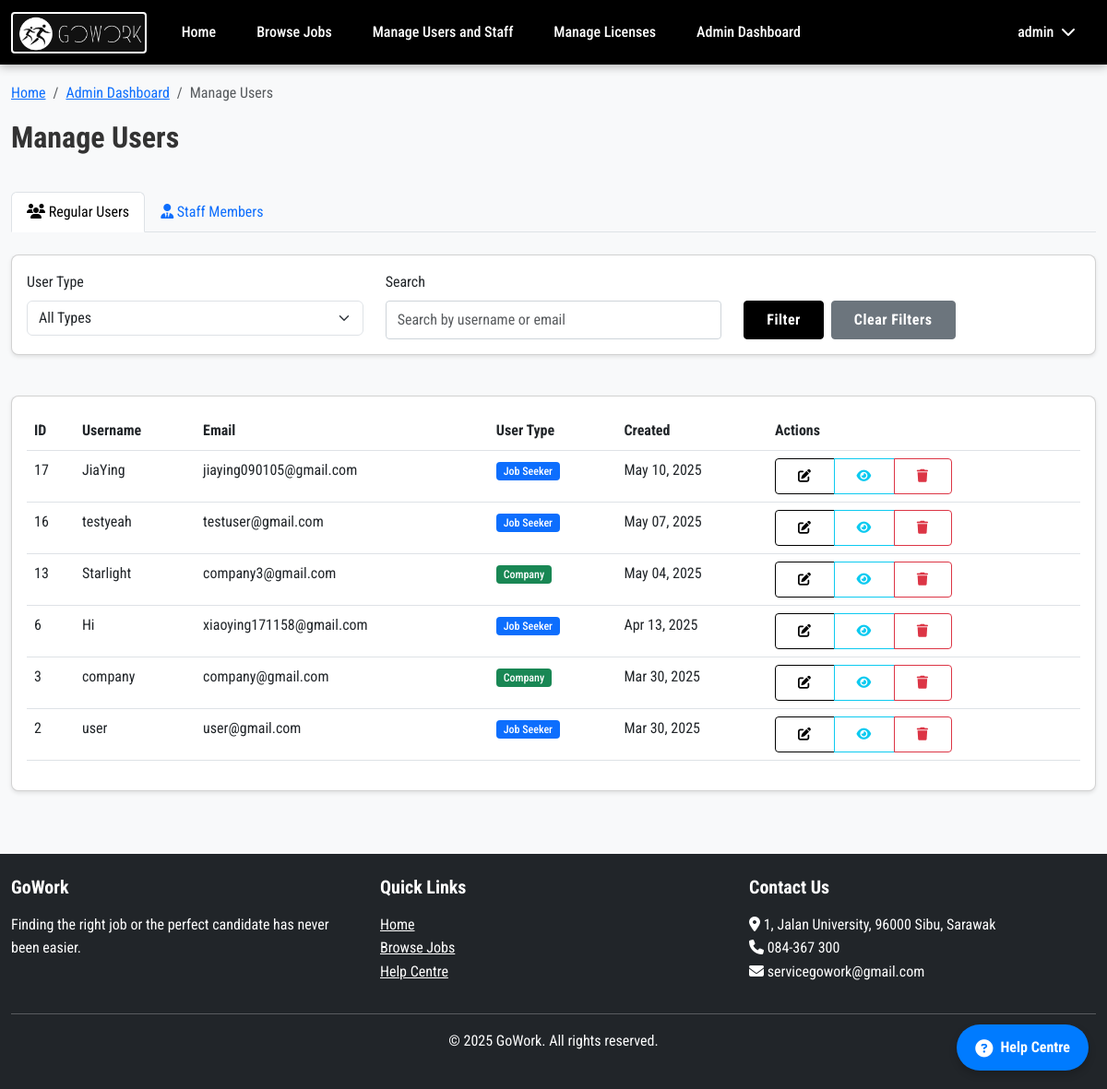
The app's page /pages/admin/users_combined.php (signed in) with its own data.
### tables this page shows
CREATE TABLE `users` (
  `user_id` int(11) NOT NULL,
  `username` varchar(50) NOT NULL,
  `email` varchar(100) NOT NULL,
  `password` varchar(255) NOT NULL,
  `profile_picture` varchar(255) DEFAULT NULL,
  `user_type` int(11) NOT NULL,
  `created_at` timestamp NOT NULL DEFAULT current_timestamp(),
  `updated_at` timestamp NOT NULL DEFAULT current_timestamp() ON UPDATE current_timestamp()
);

### includes/functions.php (called while the page is built, shortened)
<?php
require_once 'database.php';
function isLoggedIn() {
    return isset($_SESSION['user_id']);
}
function hasUserType($userType) {
    return $_SESSION['user_type'] == $userType;
}
function getCurrentUser() {
    $sql = "SELECT * FROM users WHERE user_id = ?";
    return fetchRow($sql, 'i', [$_SESSION['user_id']]);
}

### includes/database.php (called while the page is built, shortened)
<?php
function getDbConnection() {
    static $conn;
    if ($conn instanceof mysqli) {
        return $conn;
    }
    $conn = new mysqli(
        DB_HOST,
        DB_USER,
        DB_PASS,
        DB_NAME,
        3306
    );
    $conn->ssl_set(NULL, NULL, __DIR__ . '/DigiCertGlobalRootCA.crt.pem', NULL, NULL);
    $conn->set_charset("utf8mb4");
    return $conn;
}
function executeQuery($sql, $types = '', $params = []) {
    $conn = getDbConnection();
    $stmt = $conn->prepare($sql);
    if (!empty($params)) {
        $bindParams = [$types];
        for ($i = 0; $i < count($params); $i++) {
            $bindParams[] = &$params[$i];
        }
        call_user_func_array([$stmt, 'bind_param'], $bindParams);
    }
    if (!$stmt->execute()) {
        $error = "Error executing statement: " . $stmt->error;
        error_log($error);
        $stmt->close();
        throw new Exception($error);
    }
    return $stmt;
}
function fetchRow($sql, $types = '', $params = []) {
    $stmt = executeQuery($sql, $types, $params);
    $result = $stmt->get_result();
    $row = $result->fetch_assoc();
    return $row;
}
function fetchAll($sql, $types = '', $params = []) {
    $stmt = executeQuery($sql, $types, $params);
    $result = $stmt->get_result();
    $rows = [];
    while ($row = $result->fetch_assoc()) {
        $rows[] = $row;
    }
    return $rows;
}

### pages/admin/users_combined.php (the view, shortened to what this page needs)
<?php
$pageTitle = 'Manage Users';
require_once '../../includes/database.php';
require_once '../../includes/functions.php';
$activeTab = isset($_GET['tab']) ? sanitizeInput($_GET['tab']) : 'users';
$searchTerm = isset($_GET['search']) ? sanitizeInput($_GET['search']) : '';
if ($activeTab == 'users') {
    $sql = "SELECT * FROM users WHERE user_type NOT IN (3, 4)";
} else {
    $sql = "SELECT * FROM users WHERE user_type IN (3, 4)";
    $validUserTypes = [USER_TYPE_GOWORK, USER_TYPE_ADMIN];
}
$types = '';
$params = [];
$sql .= " ORDER BY created_at DESC";
$users = empty($params) ? fetchAll($sql) : fetchAll($sql, $types, $params);
require_once '../../includes/header.php';
?>
<div class="container">
    <div class="row mb-4">
        <div class="col-12">
            <nav aria-label="breadcrumb">
                <ol class="breadcrumb">
                    <li class="breadcrumb-item"><a href="<?php echo SITE_URL; ?>">Home</a></li>
                    <li class="breadcrumb-item"><a href="<?php echo SITE_URL; ?>/pages/admin/dashboard.php">Admin Dashboard</a></li>
                    <li class="breadcrumb-item active" aria-current="page">Manage Users</li>
                </ol>
            </nav>
            <div class="d-flex justify-content-between align-items-center">
                <h2>Manage Users</h2>
            </div>
        </div>
    </div>
    <div class="row mb-4">
        <div class="col-12">
            <ul class="nav nav-tabs">
                <li class="nav-item">
                    <a class="nav-link <?php echo $activeTab == 'users' ? 'active' : ''; ?>"
                       href="<?php echo SITE_URL; ?>/pages/admin/users_combined.php?tab=users">
                        <i class="fas fa-users"></i> Regular Users
                    </a>
                </li>
                <li class="nav-item">
                    <a class="nav-link <?php echo $activeTab == 'staff' ? 'active' : ''; ?>"
                       href="<?php echo SITE_URL; ?>/pages/admin/users_combined.php?tab=staff">
                        <i class="fas fa-user-tie"></i> Staff Members
                    </a>
                </li>
            </ul>
        </div>
    </div>
    <div class="row mb-4">
        <div class="col-12">
            <div class="card">
                <div class="card-body">
                    <form action="<?php echo SITE_URL; ?>/pages/admin/users_combined.php" method="GET">
                        <div class="row">
                            <div class="col-md-4 mb-3 mb-md-0">
                                <label for="type" class="form-label">User Type</label>
                                <select class="form-select" id="type" name="type">
                                    <option value="0" <?php echo $userType === 0 ? 'selected' : ''; ?>>All Types</option>
                                </select>
                            </div>
                            <div class="col-md-4 mb-3 mb-md-0">
                                <label for="search" class="form-label">Search</label>
                                <input type="text" class="form-control" id="search" name="search" placeholder="Search by username or email" value="<?php echo htmlspecialchars($searchTerm); ?>">
                            </div>
                            <div class="col-md-4 d-flex align-items-end">
                                <button type="submit" class="btn btn-primary me-2">Filter</button>
                                <a href="<?php echo SITE_URL; ?>/pages/admin/users_combined.php?tab=<?php echo $activeTab; ?>" class="btn btn-secondary">Clear Filters</a>
                            </div>
                        </div>
                    </form>
                </div>
            </div>
        </div>
    </div>
    <div class="row">
        <div class="col-12">
            <div class="card">
                <div class="card-body">
                    <?php if (!empty($users)): ?>
                        <div class="table-responsive">
                            <table class="table table-hover">
                                <thead>
                                    <tr>
                                        <th>ID</th>
                                        <th>Username</th>
                                        <th>Email</th>
                                        <th>User Type</th>
                                        <th>Created</th>
                                        <th>Actions</th>
                                    </tr>
                                </thead>
                                <tbody>
                                    <?php foreach ($users as $user): ?>
                                        <tr>
                                            <td><?php echo $user['user_id']; ?></td>
                                            <td><?php echo htmlspecialchars($user['username']); ?></td>
                                            <td><?php echo htmlspecialchars($user['email']); ?></td>
                                            <td>
                                                <?php
                                                $userTypeText = '';
                                                $typeClass = '';
                                                switch ($user['user_type']) {
                                                    case USER_TYPE_JOBSEEKER:
                                                        $userTypeText = 'Job Seeker';
                                                        $typeClass = 'bg-primary';
                                                        break;
                                                    case USER_TYPE_COMPANY:
                                                        $userTypeText = 'Company';
                                                        $typeClass = 'bg-success';
                                                        break;
                                                }
                                                ?>
                                                <span class="badge <?php echo $typeClass; ?>"><?php echo $userTypeText; ?></span>
                                            </td>
                                            <td><?php echo date('M d, Y', strtotime($user['created_at'])); ?></td>
                                            <td>
                                                <div class="btn-group" role="group">
                                                    <a href="<?php echo SITE_URL; ?>/pages/admin/edit_user.php?id=<?php echo $user['user_id']; ?>" class="btn btn-sm btn-outline-primary" title="Edit">
                                                        <i class="fas fa-edit"></i>
                                                    </a>
                                                    <a href="<?php echo SITE_URL; ?>/pages/admin/view_user.php?id=<?php echo $user['user_id']; ?>" class="btn btn-sm btn-outline-info" title="View">
                                                        <i class="fas fa-eye"></i>
                                                    </a>
                                                    <?php
                                                    $showDelete = ($user['user_id'] != $_SESSION['user_id'] || $user['user_type'] != USER_TYPE_ADMIN);
                                                    if ($showDelete):
                                                    ?>
                                                    <button type="button" class="btn btn-sm btn-outline-danger" title="Delete" data-bs-toggle="modal" data-bs-target="#deleteModal<?php echo $user['user_id']; ?>">
                                                        <i class="fas fa-trash"></i>
                                                    </button>
                                                    <?php endif; ?>
                                                </div>
                                            </td>
                                        </tr>
                                    <?php endforeach; ?>
                                </tbody>
                            </table>
                        </div>
                    <?php endif; ?>
                </div>
            </div>
        </div>
    </div>
</div>
<?php
require_once '../../includes/footer.php';
?>

### includes/header.php (shortened to what this page needs)
<?php
$root_path = $_SERVER['DOCUMENT_ROOT'] . '/';
require_once $root_path . 'includes/functions.php';
?>
<!DOCTYPE html>
<html lang="en">
<head>
    <link href="https://cdn.jsdelivr.net/npm/bootstrap@5.3.0/dist/css/bootstrap.min.css" rel="stylesheet">
    <link rel="stylesheet" href="https://cdnjs.cloudflare.com/ajax/libs/font-awesome/6.4.0/css/all.min.css">
    <link rel="stylesheet" href="<?php echo SITE_URL; ?>/assets/css/main.css">
    <link rel="stylesheet" href="<?php echo SITE_URL; ?>/assets/css/dropdown-fix.css">
</head>
<body>
    <nav class="navbar navbar-expand-lg navbar-dark fixed-top">
        <div class="container position-relative">
            <a class="navbar-brand" href="<?php echo SITE_URL; ?>">
                <img src="<?php echo SITE_URL; ?>/assets/img/logo.jpg" alt="<?php echo SITE_NAME; ?>" class="navbar-logo">
            </a>
            <div class="collapse navbar-collapse" id="navbarNav">
                <ul class="navbar-nav me-auto">
                    <li class="nav-item">
                        <a class="nav-link" href="<?php echo SITE_URL; ?>">Home</a>
                    </li>
                    <li class="nav-item">
                        <a class="nav-link" href="<?php echo SITE_URL; ?>/pages/jobs.php">Browse Jobs</a>
                    </li>
                    <?php if (isLoggedIn()): ?>
                        <?php if (hasUserType(USER_TYPE_JOBSEEKER)): ?>
                            <li class="nav-item">
                                <a class="nav-link" href="<?php echo SITE_URL; ?>/pages/culture_quiz.php">Cultural Fit Quiz</a>
                            </li>
                            <li class="nav-item">
                                <a class="nav-link" href="<?php echo SITE_URL; ?>/pages/user/applications.php">My Applications</a>
                            </li>
                            <li class="nav-item">
                                <a class="nav-link" href="<?php echo SITE_URL; ?>/pages/user/dashboard.php">Dashboard</a>
                            </li>
                        <?php elseif (hasUserType(USER_TYPE_ADMIN)): ?>
                            <li class="nav-item">
                                <a class="nav-link" href="<?php echo SITE_URL; ?>/pages/admin/users_combined.php?tab=users">Manage Users and Staff</a>
                            </li>
                            <li class="nav-item">
                                <a class="nav-link" href="<?php echo SITE_URL; ?>/pages/admin/companies.php">Manage Licenses</a>
                            </li>
                            <li class="nav-item">
                                <a class="nav-link" href="<?php echo SITE_URL; ?>/pages/admin/dashboard.php">Admin Dashboard</a>
                            </li>
                        <?php endif; ?>
                    <?php endif; ?>
                </ul>
                <ul class="navbar-nav">
                    <?php if (isLoggedIn()): ?>
                        <li class="nav-item dropdown d-none d-lg-block">
                            <a class="nav-link dropdown-toggle" href="#" id="navbarDropdown" role="button" data-bs-toggle="dropdown" aria-expanded="false">
                                <?php
                                $user = getCurrentUser();
                                echo htmlspecialchars($user['username']);
                                ?> <i class="fas fa-chevron-down ms-1"></i>
                            </a>
                        </li>
                    <?php endif; ?>
                </ul>
            </div>
        </div>
    </nav>
    <div class="<?php echo (isset($pageTitle) && $pageTitle == 'Home') ? '' : 'container content-container my-4'; ?>">
    </div>
</body>
</html>

### records on screen
users: username "admin"
users: user_id "17", username "JiaYing", email "jiaying090105@gmail.com", user_type "Job Seeker", created_at "May 10, 2025"
users: user_id "16", username "testyeah", email "testuser@gmail.com", user_type "Job Seeker", created_at "May 07, 2025"
users: user_id "13", username "Starlight", email "company3@gmail.com", user_type "Company", created_at "May 04, 2025"
users: user_id "6", username "Hi", email "xiaoying171158@gmail.com", user_type "Job Seeker", created_at "Apr 13, 2025"
users: user_id "3", username "company", email "company@gmail.com", user_type "Company", created_at "Mar 30, 2025"
users: user_id "2", username "user", email "user@gmail.com", user_type "Job Seeker", created_at "Mar 30, 2025"

### other values on screen
SITE_NAME "GoWork"
